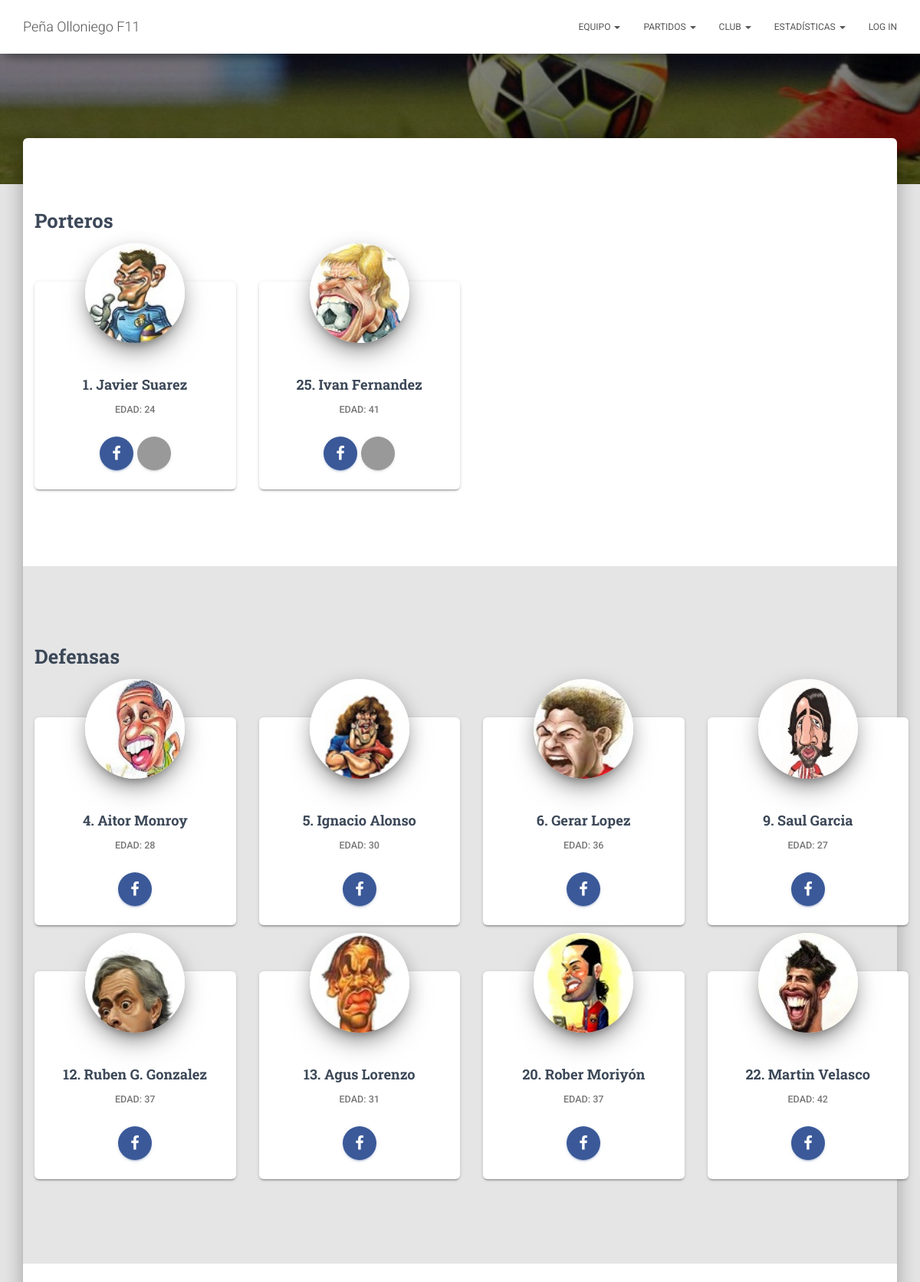
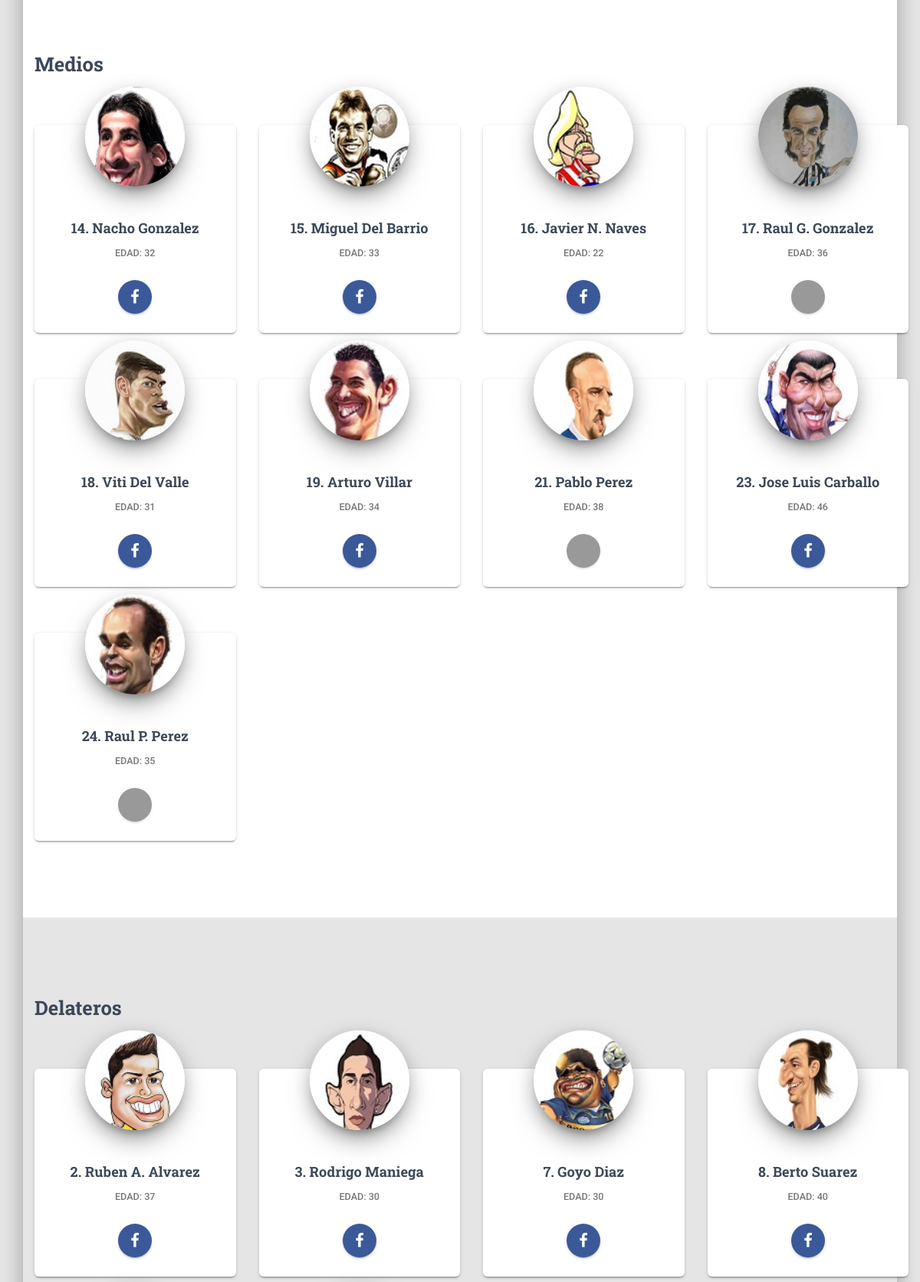
The app's page /jugadores.php (upper part) with its own data (2 pictures, top to bottom).
### tables this page shows
CREATE TABLE IF NOT EXISTS `jugadores` (
  `id_jugador` int(3) NOT NULL AUTO_INCREMENT,
  `nombre` varchar(20) DEFAULT NULL,
  `apellidos` varchar(50) DEFAULT NULL,
  `dorsal` int(3) NOT NULL,
  `posicion` varchar(20) NOT NULL,
  `fecha_nac` date DEFAULT NULL,
  `dni` varchar(10) DEFAULT NULL,
  `telefono` int(9) DEFAULT NULL,
  `facebook` varchar(100) DEFAULT NULL,
  `correo` varchar(50) DEFAULT NULL,
  `foto` varchar(50) NOT NULL,
  PRIMARY KEY (`id_jugador`)
);

### jugadores.php (the view, shortened to what this page needs)
<?php
	include_once("clases/connectBD.php");
	$resultado = mysqli_query($link,"SELECT *,TIMESTAMPDIFF(YEAR,fecha_nac,CURDATE()) AS edad from jugadores");
    $porteros = "<div class='row'>";
    $defensas = "<div class='row'>";
    $medios = "<div class='row'>";
    $delanteros = "<div class='row'>";
	while($fila = mysqli_fetch_assoc($resultado)){
		if ($fila["posicion"]==portero) {
			$porteros .= "	<div class='col-md-3'>
								<div class='card card-profile'>
									<div class='card-avatar'>
										<a href='#pablo'>
											<img class='img' src='".$fila["foto"]."' />
										</a>
									</div>
									<div class='content'>
										<h4 class='card-title'>".$fila["dorsal"].". ".$fila["nombre"]." ".$fila["apellidos"]."</h4>
										<h6 class='category text-muted'>Edad: ".$fila["edad"]."</h6>
										<p class='card-description'></p>";
								if ($fila["facebook"] != "") {
									$porteros .= "<div class='footer'>
											<a href='".$fila["facebook"]."' target='_blank' class='btn btn-just-icon btn-facebook btn-round'><i class='fa fa-facebook'></i></a>
											<a href='#' target='_blank' class='btn btn-just-icon btn-mail btn-round'><i class='fa fa-mail'></i></a>
										</div>";
								}
								$porteros .= "</div>
										</div>
									</div>";
		}
		if ($fila["posicion"]==defensa) {
			$defensas .= "	<div class='col-md-3'>
								<div class='card card-profile'>
									<div class='card-avatar'>
										<a href='#pablo'>
											<img class='img' src='".$fila["foto"]."' />
										</a>
									</div>
									<div class='content'>
										<h4 class='card-title'>".$fila["dorsal"].". ".$fila["nombre"]." ".$fila["apellidos"]."</h4>
										<h6 class='category text-muted'>Edad: ".$fila["edad"]."</h6>
										<p class='card-description'></p>";
										if ($fila["facebook"] != "") {
									$defensas .= "<div class='footer'>
											<a href='".$fila["facebook"]."' target='_blank' class='btn btn-just-icon btn-facebook btn-round'><i class='fa fa-facebook'></i></a>
										</div>";
								}
								$defensas .= "
									</div>
								</div>
							</div>";
		}
		if ($fila["posicion"]==medio) {
			$medios .= "<div class='col-md-3'>
								<div class='card card-profile'>
									<div class='card-avatar'>
										<a href='#pablo'>
											<img class='img' src='".$fila["foto"]."' />
										</a>
									</div>
									<div class='content'>
										<h4 class='card-title'>".$fila["dorsal"].". ".$fila["nombre"]." ".$fila["apellidos"]."</h4>
										<h6 class='category text-muted'>Edad: ".$fila["edad"]."</h6>
										<p class='card-description'></p>";
										if ($fila["facebook"] != "") {
											$medios .= "<div class='footer'>
											<a href='".$fila["facebook"]."' target='_blank' class='btn btn-just-icon btn-facebook btn-round'><i class='fa fa-facebook'></i></a>
											</div>";
										} else {
											$medios .= "<div class='footer'>
											<a href='#' target='_blank' class='btn btn-just-icon btn-mail btn-round'><i class='fa fa-mail'></i></a>
											</div>";
										}
								$medios .= "
									</div>
								</div>
							</div>";
		}
		if ($fila["posicion"]==delantero) {
			$delanteros .= "<div class='col-md-3'>
								<div class='card card-profile'>
									<div class='card-avatar'>
										<a href='#pablo'>
											<img class='img' src='".$fila["foto"]."' />
										</a>
									</div>
									<div class='content'>
										<h4 class='card-title'>".$fila["dorsal"].". ".$fila["nombre"]." ".$fila["apellidos"]."</h4>
										<h6 class='category text-muted'>Edad: ".$fila["edad"]."</h6>
										<p class='card-description'></p>
										<div class='footer'>
											<a href='".$fila["facebook"]."' target='_blank' class='btn btn-just-icon btn-facebook btn-round'><i class='fa fa-facebook'></i></a>
										</div>
									</div>
								</div>
							</div>";
		}
	}
	$porteros .= '</div>';
	$defensas .= '</div>';
	$medios .= '</div>';
	$delanteros .= '</div>';
?>
<!doctype html>
<html lang="es">
<head>
	<?php include_once ("templates/head.php");?>
</head>
<body class="pricing">
	<?php include_once ("templates/nav.php");?>
	<div class="page-header header-filter" data-parallax="active" style="background-image: url('public/img/actualidad.jpg');">
	</div>
	<div class="main main-raised">
		<div class="container">
			<div class="section">
				<h3 class="title text-left">Porteros</h3>
				<br />
				<?php
					echo $porteros;
				?>
			</div>
		</div>
		<div class="pricing-5 section-gray" id="pricing-5">
			<div class="container">
				<h3 class="title text-left">Defensas</h3>
				<br />
				<?php
					echo $defensas;
				?>
			</div>
		</div>
		<div class="container">
			<div class="section">
				<h3 class="title text-left">Medios</h3>
				<br />
				<?php
					echo $medios;
				?>
			</div>
		</div>
		<div class="pricing-5 section-gray" id="pricing-5">
			<div class="container">
				<h3 class="title text-left">Delateros</h3>
				<br />
				<?php
					echo $delanteros;
				?>
			</div>
		</div>
	</div>
</body>
</html>

### templates/head.php (shortened to what this page needs)
<link rel="stylesheet" href="https://maxcdn.bootstrapcdn.com/font-awesome/latest/css/font-awesome.min.css" />
<link href="public/css/bootstrap.min.css" rel="stylesheet" />
<link href="public/css/material-kit.css" rel="stylesheet"/>

### templates/nav.php (shortened to what this page needs)
<nav class="navbar navbar-default navbar-fixed-top" role="navigation-demo">
	<div class="container">
		<div class="navbar-header">
			<a class="navbar-brand" href="index.php">Peña Olloniego F11</a>
		</div>
		<div class="collapse navbar-collapse" id="navigation-example-2">
			<ul class="nav navbar-nav navbar-right">
				<li class="dropdown">
					<a href="estadisticas.php" class="dropdown-toggle" data-toggle="dropdown">Equipo
						<b class="caret"></b>
					</a>
				</li>
				<li class="dropdown">
					<a href="estadisticas.php" class="dropdown-toggle" data-toggle="dropdown">Partidos
						<b class="caret"></b>
					</a>
				</li>
				<li class="dropdown">
					<a href="estadisticas.php" class="dropdown-toggle" data-toggle="dropdown">Club
						<b class="caret"></b>
					</a>
				</li>
				<li class="dropdown">
					<a href="estadisticas.php" class="dropdown-toggle" data-toggle="dropdown">Estadísticas
						<b class="caret"></b>
					</a>
				</li>
				<li>
					<a href="login.php">
						Log In
					</a>
				</li>
			</ul>
		</div>
	</div>
</nav>

### templates/head.php (style rules this page uses)
.page-header { min-height: 20vh !important; height: 27vh !important; }

### jugadores.php (style rules this page uses)
.page-header { min-height: 30vh !important; height: 27vh !important; }

### records on screen
jugadores: foto (picture), dorsal "1", nombre "Javier", apellidos "Suarez"
jugadores: foto (picture), dorsal "25", nombre "Ivan", apellidos "Fernandez"
jugadores: foto (picture), dorsal "4", nombre "Aitor", apellidos "Monroy"
jugadores: foto (picture), dorsal "5", nombre "Ignacio", apellidos "Alonso"
jugadores: foto (picture), dorsal "6", nombre "Gerar", apellidos "Lopez"
jugadores: foto (picture), dorsal "9", nombre "Saul", apellidos "Garcia"
jugadores: foto (picture), dorsal "12", nombre "Ruben G.", apellidos "Gonzalez"
jugadores: foto (picture), dorsal "13", nombre "Agus", apellidos "Lorenzo"
jugadores: foto (picture), dorsal "20", nombre "Rober", apellidos "Moriyón"
jugadores: foto (picture), dorsal "22", nombre "Martin", apellidos "Velasco"
jugadores: foto (picture), dorsal "14", nombre "Nacho", apellidos "Gonzalez"
jugadores: foto (picture), dorsal "15", nombre "Miguel", apellidos "Del Barrio"
jugadores: foto (picture), dorsal "16", nombre "Javier N.", apellidos "Naves"
jugadores: foto (picture), dorsal "17", nombre "Raul G.", apellidos "Gonzalez"
jugadores: foto (picture), dorsal "18", nombre "Viti", apellidos "Del Valle"
jugadores: foto (picture), dorsal "19", nombre "Arturo", apellidos "Villar"
jugadores: foto (picture), dorsal "21", nombre "Pablo", apellidos "Perez"
jugadores: foto (picture), dorsal "23", nombre "Jose Luis", apellidos "Carballo"
jugadores: foto (picture), dorsal "24", nombre "Raul P.", apellidos "Perez"
jugadores: foto (picture), dorsal "2", nombre "Ruben A.", apellidos "Alvarez"
jugadores: foto (picture), dorsal "3", nombre "Rodrigo", apellidos "Maniega"
jugadores: foto (picture), dorsal "7", nombre "Goyo", apellidos "Diaz"
jugadores: foto (picture), dorsal "8", nombre "Berto", apellidos "Suarez"

### other values on screen
$fila["edad"] "24 41"
$fila["edad"] "28 30 36 27 37 31 37 42"
$fila["edad"] "32 33 22 36 31 34 38 46 35"
$fila["edad"] "37 30 30 40"
